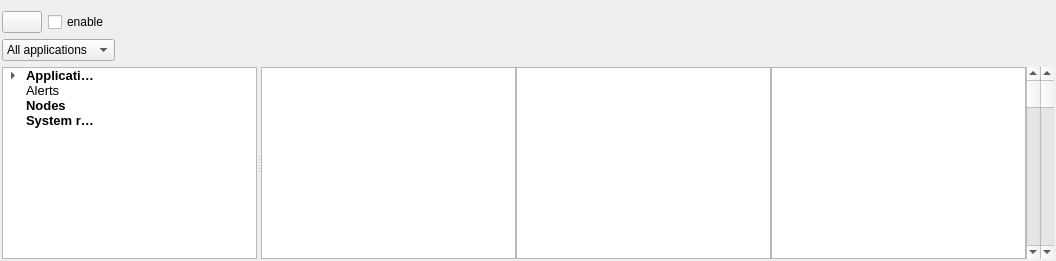
         <widget class="QWidget" name="tab_3">
          <layout class="QGridLayout" name="gridLayout_2">
           <property name="leftMargin">
            <number>2</number>
           </property>
           <property name="rightMargin">
            <number>2</number>
           </property>
           <property name="bottomMargin">
            <number>2</number>
           </property>
           <item row="2" column="0">
            <widget class="QSplitter" name="rulesSplitter">
             <property name="sizePolicy">
              <sizepolicy hsizetype="Expanding" vsizetype="Expanding">
               <horstretch>0</horstretch>
               <verstretch>0</verstretch>
              </sizepolicy>
             </property>
             <property name="orientation">
              <enum>Qt::Horizontal</enum>
             </property>
             <widget class="QTreeWidget" name="rulesTreePanel">
              <property name="sizePolicy">
               <sizepolicy hsizetype="Preferred" vsizetype="Expanding">
                <horstretch>0</horstretch>
                <verstretch>0</verstretch>
               </sizepolicy>
              </property>
              <property name="autoScroll">
               <bool>false</bool>
              </property>
              <property name="animated">
               <bool>true</bool>
              </property>
              <property name="headerHidden">
               <bool>true</bool>
              </property>
              <attribute name="headerStretchLastSection">
               <bool>false</bool>
              </attribute>
              <column>
               <property name="text">
                <string notr="true">1</string>
               </property>
              </column>
              <column>
               <property name="text">
                <string>2</string>
               </property>
              </column>
              <item>
               <property name="text">
                <string>Application rules</string>
               </property>
               <property name="font">
                <font>
                 <pointsize>10</pointsize>
                 <bold>true</bold>
                </font>
               </property>
               <property name="icon">
                <iconset theme="system-run">
                 <normaloff>../../../../../../../../../../../../../../../../../../../../../../../../../../../../../../../../../../../../../../../../../../../../../../../../../../../../../../../../../../../../../../gustavo-iniguez-goya/opensnitch/ui/opensnitch/res</normaloff>../../../../../../../../../../../../../../../../../../../../../../../../../../../../../../../../../../../../../../../../../../../../../../../../../../../../../../../../../../../../../../gustavo-iniguez-goya/opensnitch/ui/opensnitch/res</iconset>
               </property>
               <item>
                <property name="text">
                 <string>Permanent</string>
                </property>
                <property name="font">
                 <font>
                  <pointsize>10</pointsize>
                 </font>
                </property>
                <property name="icon">
                 <iconset theme="security-medium">
                  <normaloff>../../../../../../../../../../../../../../../../../../../../../../../../../../../../../../../../../../../../../../../../../../../../../../../../../../../../../../../../../../../../../../gustavo-iniguez-goya/opensnitch/ui/opensnitch/res</normaloff>../../../../../../../../../../../../../../../../../../../../../../../../../../../../../../../../../../../../../../../../../../../../../../../../../../../../../../../../../../../../../../gustavo-iniguez-goya/opensnitch/ui/opensnitch/res</iconset>
                </property>
               </item>
               <item>
                <property name="text">
                 <string>Temporary</string>
                </property>
                <property name="font">
                 <font>
                  <pointsize>10</pointsize>
                 </font>
                </property>
                <property name="icon">
                 <iconset theme="edit-clear">
                  <normaloff>../../../../../../../../../../../../../../../../../../../../../../../../../../../../../../../../../../../../../../../../../../../../../../../../../../../../../../../../../../../../../../gustavo-iniguez-goya/opensnitch/ui/opensnitch/res</normaloff>../../../../../../../../../../../../../../../../../../../../../../../../../../../../../../../../../../../../../../../../../../../../../../../../../../../../../../../../../../../../../../gustavo-iniguez-goya/opensnitch/ui/opensnitch/res</iconset>
                </property>
               </item>
              </item>
              <item>
               <property name="text">
                <string>Alerts</string>
               </property>
               <property name="font">
                <font>
                 <pointsize>10</pointsize>
                </font>
               </property>
               <property name="icon">
                <iconset theme="dialog-warning">
                 <normaloff>../../../../../../../../../../../../../../../../../../.designer/backup</normaloff>../../../../../../../../../../../../../../../../../../.designer/backup</iconset>
               </property>
              </item>
              <item>
               <property name="text">
                <string>Nodes</string>
               </property>
               <property name="font">
                <font>
                 <pointsize>10</pointsize>
                 <bold>true</bold>
                </font>
               </property>
               <property name="icon">
                <iconset theme="network-workgroup">
                 <normaloff>../../../../../../../../../../../../../../../../../../../../../../../../../../../../../../../../../../../../../../../../../../../../../../../../../../../../../../../../../../../../../../gustavo-iniguez-goya/opensnitch/ui/opensnitch/res</normaloff>../../../../../../../../../../../../../../../../../../../../../../../../../../../../../../../../../../../../../../../../../../../../../../../../../../../../../../../../../../../../../../gustavo-iniguez-goya/opensnitch/ui/opensnitch/res</iconset>
               </property>
              </item>
              <item>
               <property name="text">
                <string>System rules</string>
               </property>
               <property name="font">
                <font>
                 <pointsize>10</pointsize>
                 <bold>true</bold>
                </font>
               </property>
               <property name="icon">
                <iconset theme="security-high">
                 <normaloff>../../../../../../../../../../../../../../../../../../../../../../../../../../../../../../../../../../../../../../../../../../../../../../../../../../.designer/backup</normaloff>../../../../../../../../../../../../../../../../../../../../../../../../../../../../../../../../../../../../../../../../../../../../../../../../../../.designer/backup</iconset>
               </property>
              </item>
             </widget>
             <widget class="QWidget" name="horizontalLayoutWidget">
              <layout class="QHBoxLayout" name="horizontalLayout_19">
               <property name="spacing">
                <number>0</number>
               </property>
               <item>
                <widget class="FirewallTableView" name="fwTable">
                 <property name="autoScroll">
                  <bool>false</bool>
                 </property>
                 <property name="editTriggers">
                  <set>QAbstractItemView::EditTrigger::AnyKeyPressed|QAbstractItemView::EditTrigger::EditKeyPressed</set>
                 </property>
                 <property name="alternatingRowColors">
                  <bool>true</bool>
                 </property>
                 <property name="selectionBehavior">
                  <enum>QAbstractItemView::SelectionBehavior::SelectRows</enum>
                 </property>
                 <property name="horizontalScrollMode">
                  <enum>QAbstractItemView::ScrollMode::ScrollPerPixel</enum>
                 </property>
                 <property name="showGrid">
                  <bool>false</bool>
                 </property>
                 <property name="sortingEnabled">
                  <bool>true</bool>
                 </property>
                 <attribute name="horizontalHeaderStretchLastSection">
                  <bool>true</bool>
                 </attribute>
                 <attribute name="verticalHeaderMinimumSectionSize">
                  <number>25</number>
                 </attribute>
                 <attribute name="verticalHeaderDefaultSectionSize">
                  <number>42</number>
                 </attribute>
                </widget>
               </item>
               <item>
                <widget class="GenericTableView" name="alertsTable">
                 <property name="autoScroll">
                  <bool>false</bool>
                 </property>
                 <property name="editTriggers">
                  <set>QAbstractItemView::EditTrigger::AnyKeyPressed|QAbstractItemView::EditTrigger::EditKeyPressed</set>
                 </property>
                 <property name="selectionBehavior">
                  <enum>QAbstractItemView::SelectionBehavior::SelectRows</enum>
                 </property>
                 <property name="horizontalScrollMode">
                  <enum>QAbstractItemView::ScrollMode::ScrollPerPixel</enum>
                 </property>
                 <property name="showGrid">
                  <bool>false</bool>
                 </property>
                </widget>
               </item>
               <item>
                <widget class="GenericTableView" name="rulesTable">
                 <property name="autoScroll">
                  <bool>false</bool>
                 </property>
                 <property name="selectionBehavior">
                  <enum>QAbstractItemView::SelectionBehavior::SelectRows</enum>
                 </property>
                 <property name="horizontalScrollMode">
                  <enum>QAbstractItemView::ScrollMode::ScrollPerPixel</enum>
                 </property>
                 <property name="showGrid">
                  <bool>false</bool>
                 </property>
                </widget>
               </item>
               <item>
                <widget class="QScrollBar" name="alertsScrollBar">
                 <property name="orientation">
                  <enum>Qt::Vertical</enum>
                 </property>
                </widget>
               </item>
               <item>
                <widget class="QScrollBar" name="rulesScrollBar">
                 <property name="orientation">
                  <enum>Qt::Vertical</enum>
                 </property>
                </widget>
               </item>
              </layout>
             </widget>
            </widget>
           </item>
           <item row="1" column="0">
            <layout class="QVBoxLayout" name="verticalLayout_2">
             <item>
              <layout class="QHBoxLayout" name="horizontalLayout_8">
               <item>
                <widget class="QComboBox" name="comboRulesFilter">
                 <item>
                  <property name="text">
                   <string>All applications</string>
                  </property>
                  <property name="icon">
                   <iconset theme="system-run">
                    <normaloff>../../../../../../../../../../../../../../../../../../../../../../../../../../../../../../../../../../../../../../../../../../../../../../../../../../.designer/backup</normaloff>../../../../../../../../../../../../../../../../../../../../../../../../../../../../../../../../../../../../../../../../../../../../../../../../../../.designer/backup</iconset>
                  </property>
                 </item>
                 <item>
                  <property name="text">
                   <string>Permanent</string>
                  </property>
                  <property name="icon">
                   <iconset theme="security-medium">
                    <normaloff>../../../../../../../../../../../../../../../../../../../../../../../../../../../../../../../../../../../../../../../../../../../../../../../../../../.designer/backup</normaloff>../../../../../../../../../../../../../../../../../../../../../../../../../../../../../../../../../../../../../../../../../../../../../../../../../../.designer/backup</iconset>
                  </property>
                 </item>
                 <item>
                  <property name="text">
                   <string>Temporary</string>
                  </property>
                  <property name="icon">
                   <iconset theme="edit-clear">
                    <normaloff>../../../../../../../../../../../../../../../../../../../../../../../../../../../../../../../../../../../../../../../../../../../../../../../../../../.designer/backup</normaloff>../../../../../../../../../../../../../../../../../../../../../../../../../../../../../../../../../../../../../../../../../../../../../../../../../../.designer/backup</iconset>
                  </property>
                 </item>
                 <item>
                  <property name="text">
                   <string>System rules</string>
                  </property>
                  <property name="icon">
                   <iconset theme="security-high">
                    <normaloff>../../../../../../../../../../../../../../../../../../../../../../../../../../../../../../../../../../.designer/backup</normaloff>../../../../../../../../../../../../../../../../../../../../../../../../../../../../../../../../../../.designer/backup</iconset>
                  </property>
                 </item>
                </widget>
               </item>
               <item>
                <spacer name="horizontalSpacer_11">
                 <property name="orientation">
                  <enum>Qt::Horizontal</enum>
                 </property>
                 <property name="sizeHint" stdset="0">
                  <size>
                   <width>30</width>
                   <height>20</height>
                  </size>
                 </property>
                </spacer>
               </item>
              </layout>
             </item>
            </layout>
           </item>
           <item row="0" column="0">
            <layout class="QHBoxLayout" name="rulesToolbar">
             <item>
              <widget class="QPushButton" name="cmdRulesBack">
               <property name="text">
                <string />
               </property>
               <property name="icon">
                <iconset theme="go-previous">
                 <normaloff>../../../../../../../../../../../../../../../../../../../../../../../../../../../../../../../../../../../../../../../../../../../../../../../../../../../../../../../../../../../../../../../../../../../../../../../../../../.designer/backup</normaloff>../../../../../../../../../../../../../../../../../../../../../../../../../../../../../../../../../../../../../../../../../../../../../../../../../../../../../../../../../../../../../../../../../../../../../../../../../../.designer/backup</iconset>
               </property>
              </widget>
             </item>
             <item>
              <widget class="QCheckBox" name="enableRuleCheck">
               <property name="text">
                <string>enable</string>
               </property>
              </widget>
             </item>
             <item>
              <widget class="QLabel" name="nodeRuleLabel">
               <property name="text">
                <string />
               </property>
              </widget>
             </item>
             <item>
              <widget class="QLabel" name="ruleLabel">
               <property name="sizePolicy">
                <sizepolicy hsizetype="Expanding" vsizetype="Preferred">
                 <horstretch>0</horstretch>
                 <verstretch>0</verstretch>
                </sizepolicy>
               </property>
               <property name="text">
                <string />
               </property>
               <property name="textInteractionFlags">
                <set>Qt::TextInteractionFlag::LinksAccessibleByMouse|Qt::TextInteractionFlag::TextSelectableByKeyboard|Qt::TextInteractionFlag::TextSelectableByMouse</set>
               </property>
              </widget>
             </item>
             <item>
              <widget class="QPushButton" name="editRuleButton">
               <property name="toolTip">
                <string>Edit rule</string>
               </property>
               <property name="text">
                <string />
               </property>
               <property name="icon">
                <iconset theme="accessories-text-editor">
                 <normaloff>../../../../../../../../../../../../../../../../../../../../../../../../../../../../../../../../../../../../../../../../../../../../../../../../../../../../../../../../../../../../../../../../../../../../../../../../../../.designer/backup</normaloff>../../../../../../../../../../../../../../../../../../../../../../../../../../../../../../../../../../../../../../../../../../../../../../../../../../../../../../../../../../../../../../../../../../../../../../../../../../.designer/backup</iconset>
               </property>
               <property name="flat">
                <bool>true</bool>
               </property>
              </widget>
             </item>
             <item>
              <widget class="QPushButton" name="delRuleButton">
               <property name="toolTip">
                <string>Delete rule</string>
               </property>
               <property name="text">
                <string />
               </property>
               <property name="icon">
                <iconset theme="edit-delete">
                 <normaloff>../../../../../../../../../../../../../../../../../../../../../../../../../../../../../../../../../../../../../../../../../../../../../../../../../../../../../../../../../../../../../../../../../../../../../../../../../../../../../../../../.designer/backup</normaloff>../../../../../../../../../../../../../../../../../../../../../../../../../../../../../../../../../../../../../../../../../../../../../../../../../../../../../../../../../../../../../../../../../../../../../../../../../../../../../../../../.designer/backup</iconset>
               </property>
               <property name="flat">
                <bool>true</bool>
               </property>
              </widget>
             </item>
            </layout>
           </item>
          </layout>
         </widget>
